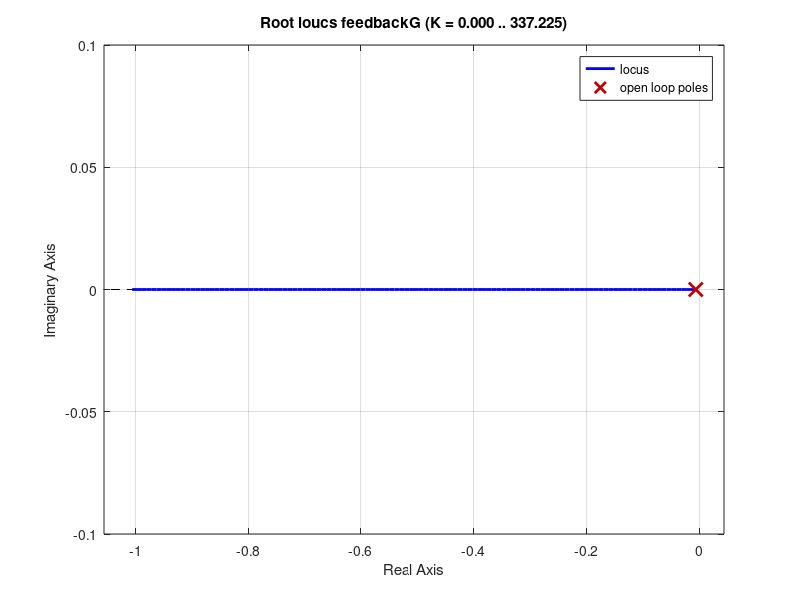
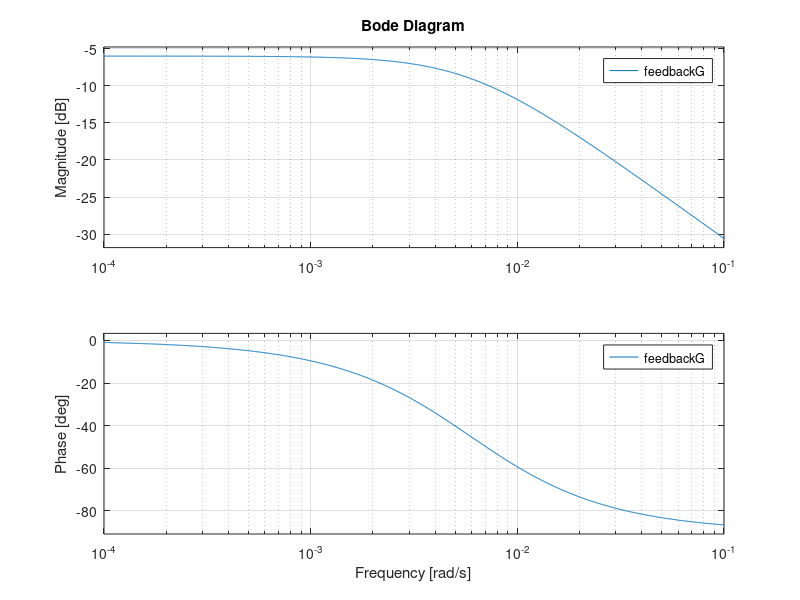
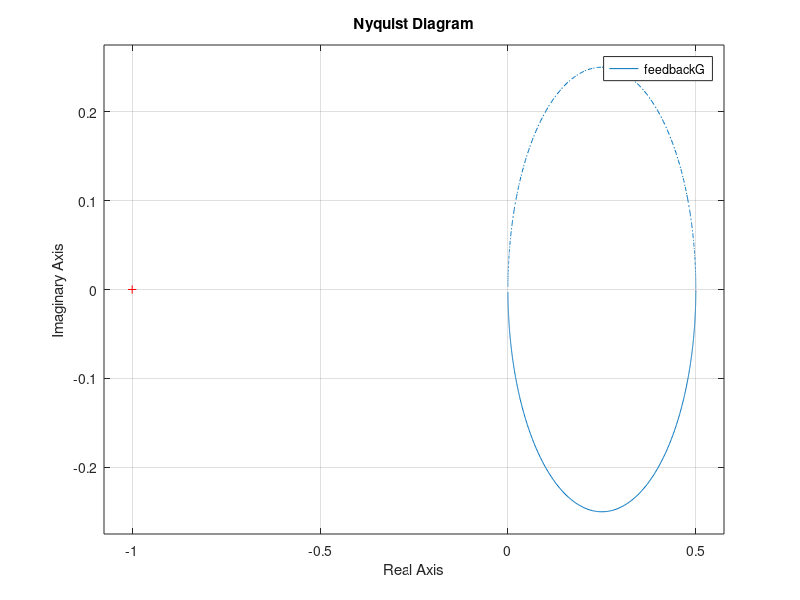

The MATLAB source for these figures, in order: (Note: this script raises an error after producing the figures.)
clear all
close all

%% part 1
g = 9.81;
a = 15.4 *10^(-3);
S = 5 * 10^(-5);
XStar = 1.47;

A = (-1*sqrt(g/XStar)*S)/(2^(1.5)*a);
B = 1/a;
C = (sqrt(g/XStar)*S)/(2^(1.5));
D = 0;

[NUM, DEM] = ss2tf(A,B,C,D);
G = tf(NUM, DEM)

%% part 2
feedbackG = feedback(G, 1);

rlocus(feedbackG);

figure()
bode(feedbackG)

figure()
nyquist(feedbackG)

[Gm, Pm, Wgm, Wpm] = margin(feedbackG);
bandwidth = bandwidth(feedbackG);
fprintf('Phase Margin: %f degrees\n', Pm);
fprintf('Gain Margin: %f dB\n', 20*log10(Gm));
fprintf('Bandwidth: %f rad/s\n\n', bandwidth);


%% part 3 : gain controller
disp("gain controller");
Kg = 125.337;
Gc1 = Kg;
feedbackGc1 = feedback(series(Gc1,G), 1);

figure()
bode(feedbackGc1)
title("gain controller")

figure()
nyquist(feedbackGc1)
title("gain controller")

s = stepinfo(feedbackGc1)

%% part 3 : lead controller
disp("lead controller");
alpha = 7 * 10^(-4);
Klead = 10612.7;
T = 45;
s = tf('s');
Gc2 = Klead * alpha * (1+T*s)/(1+T*alpha*s)
feedbackGc2 = feedback(series(Gc2,G), 1);

figure()
bode(feedbackGc2)
title("lead controller")

figure()
nyquist(feedbackGc2)
title("lead controller")

s = stepinfo(feedbackGc2)

%% part 3 : PI controller
disp("PI controller");
KpPI = 12.49;
KiPI = 0.5049;

s = tf('s');
Gc4 = KpPI + KiPI/s;
feedbackGc4 = feedback(series(Gc4,G), 1);

figure()
bode(feedbackGc4)
title("PI controller")

figure()
nyquist(feedbackGc4)
title("PI controller")

s = stepinfo(feedbackGc4)

%% part 3 : PID controller
disp("PID controller");
KdPID = 1;
KpPID = (1+0.002965*KdPID)*1.497*10^(-3)/0.002965;
KiPID = (1+0.002965*KdPID)*0.04/0.002965 - 1;

s = tf('s');
Gc5 = KpPID + KdPID*s + KiPID/s;
feedbackGc5 = feedback(series(Gc5,G), 1);

figure()
bode(feedbackGc5)
title("PID controller")

figure()
nyquist(feedbackGc5)
title("PID controller")

s = stepinfo(feedbackGc5)

%% part 4

figure();

subplot(2,2,1);
[Y,T]=step(feedbackGc1);
plot(T,Y);
title("gain controller")

subplot(2,2,2);
[Y,T]=step(feedbackGc2);
plot(T,Y);
title("lead controller")

subplot(2,2,3);
[Y,T]=step(feedbackGc4);
plot(T,Y);
title("PI controller")

subplot(2,2,4);
[Y,T]=step(feedbackGc5);
plot(T,Y);
title("PID controller")

%% part 5
figure()
subplot(2,2,1);
bode(feedbackGc1)
title("gain controller")
subplot(2,2,2);
bode(feedbackGc2)
title("lead controller")
subplot(2,2,3);
bode(feedbackGc4)
title("PI controller")
subplot(2,2,4);
bode(feedbackGc5)
title("PID controller")

[Gm, Pm, Wgm, Wpm] = margin(feedbackGc1);
%bandwidth = bandwidth(feedbackGc1);
disp("gain controller:")
fprintf('Phase Margin: %f degrees\n', Pm);
fprintf('Gain Margin: %f dB\n\n', 20*log10(Gm));
%fprintf('Bandwidth: %f rad/s\n\n', bandwidth);

[Gm, Pm, Wgm, Wpm] = margin(feedbackGc2);
%bandwidth = bandwidth(feedbackGc2);
disp("lead controller:")
fprintf('Phase Margin: %f degrees\n', Pm);
fprintf('Gain Margin: %f dB\n\n', 20*log10(Gm));
%fprintf('Bandwidth: %f rad/s\n\n', bandwidth);

[Gm, Pm, Wgm, Wpm] = margin(feedbackGc4);
%bandwidth = bandwidth(feedbackGc4);
disp("PI controller:")
fprintf('Phase Margin: %f degrees\n', Pm);
fprintf('Gain Margin: %f dB\n\n', 20*log10(Gm));
%fprintf('Bandwidth: %f rad/s\n\n', bandwidth);

[Gm, Pm, Wgm, Wpm] = margin(feedbackGc5);
%bandwidth = bandwidth(feedbackGc5);
disp("PID controller:")
fprintf('Phase Margin: %f degrees\n', Pm);
fprintf('Gain Margin: %f dB\n\n', 20*log10(Gm));
%fprintf('Bandwidth: %f rad/s\n\n', bandwidth);

%% part 6 : gain controller

figure()
subplot(3,1,2)
step(feedbackGc1);
title("K=125.337")

Kg = 90;
Gc1 = Kg;
feedbackGc1 = feedback(series(Gc1,G), 1);

subplot(3,1,1)
step(feedbackGc1);
title("K=50")


Kg = 150;
Gc1 = Kg;
feedbackGc1 = feedback(series(Gc1,G), 1);

subplot(3,1,3)
step(feedbackGc1);
title("K=200")

%% part 6 : lead controller

figure()
subplot(3,1,2)
step(feedbackGc2);
title("K=10612.7")

Kg = 5500;
Gc2 = Kg;
feedbackGc2 = feedback(series(Gc2,G), 1);

subplot(3,1,1)
step(feedbackGc2);
title("K=5500")


Kg = 20000;
Gc2 = Kg;
feedbackGc2 = feedback(series(Gc2,G), 1);

subplot(3,1,3)
step(feedbackGc2);
title("K=20000")